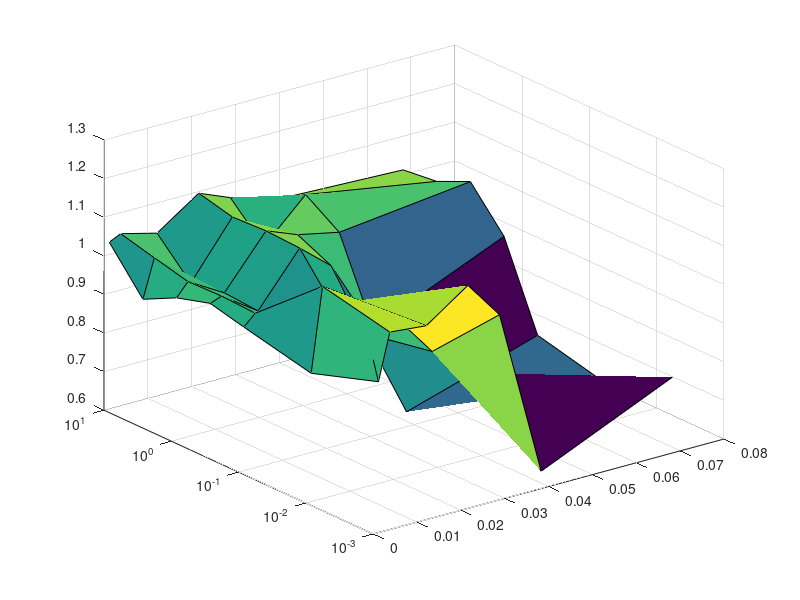

Source code (MATLAB): (Note: this script raises an error after producing the figure.)
clear all; close all; clc

load('SRS_data.mat')

%%
SRS = SRSrel(3,:,:,:);

AMPs = [0 12 38 121 216 288 383 682]/10000;
ISIs = [1 10 100 316 1000 3160 10000]/1000;

xAMPs = repmat(AMPs, length(ISIs),1);
yISIs = repmat(ISIs(:), 1, length(AMPs),1);

figure(1)
surf(xAMPs, yISIs, squeeze(mean(SRSrel(4,:,:,:), 4, 'omitnan')))

set(gca,'YScale','log')

%%
close all
figure(2)

% for i = 3:(size(SRSrel,1))
%     nexttile
SRS = SRSrel(3:end,:,:,:);
histogram(SRS(:),'BinWidth',.05); hold on

SRS2 = SRSrel(3:end,ISIs < 1, AMPs > .03,:);
histogram(SRS2,'BinWidth',.05); hold on
xlim([.3 1.5])
box off
xlabel('Relative short-range stiffness')
ylabel('Count')
legend('All trials', '(ISI < 1 s) AND (AMP > 3% L_0)', 'location','best')
legend boxoff
% end